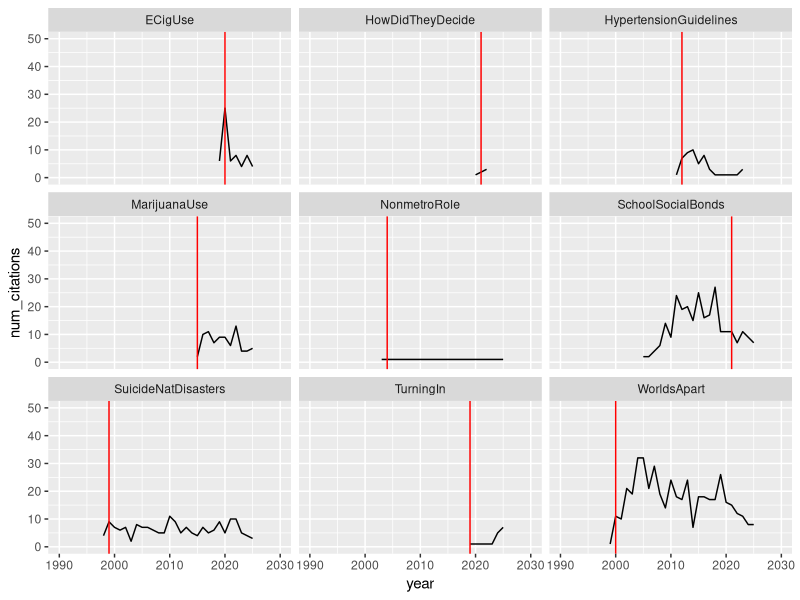

Reproduce this figure in R. (Note: this script raises an error after producing the figure.)
## ---- chunk 1
library(tidyverse)
library(parallel)
library(lubridate)

knitr::opts_chunk$set(echo = TRUE)
# setwd(...)

# load data
merged <- read_csv("merged.csv")
refs <- read_csv("citations/refs_merged.csv")
## ---- chunk 2
# add file id column to merged - TODO: move to dc/preprocessing file?
merged <- merged |> mutate(file.id = NA, .before = Title)

merged$file.id[which(merged$Title == 
  "Worlds Apart? The Reception of Genetically Modified Foods in Europe and the U.S."
  )] = "WorldsApart"
merged$file.id[which(merged$Title == 
  "Nonmetropolitan sex-role ideologies: A longitudinal study"
  )] = "NonmetroRole"
merged$file.id[which(merged$Title ==
  "School social bonds, school climate, and school misbehavior: A multilevel analysis"
  )] = "SchoolSocialBonds"
merged$file.id[which(merged$Title ==
  "Suicide after natural disasters"
  )] = "SuicideNatDisasters"

merged$file.id[which(merged$Title ==
  "Electronic cigarette use and myocardial infarction among adults in the US Population Assessment of Tobacco and Health"
  )] = "ECigUse"
merged$file.id[which(merged$Title ==
  "The verdict is in: How did they decide? Using drivers' self-reported data to understand officers' decision making during traffic stop encounters"
  )] = "HowDidTheyDecide"
merged$file.id[which(merged$Title ==
  "Chronic adolescent marijuana use as a risk factor for physical and mental health problems in young adult men"
  )] = "MarijuanaUse"
merged$file.id[which(merged$Title ==
  "Tuning in, not turning out: Evaluating the impact of ethnic television on political participation"
  )] = "TurningIn"
merged$file.id[which(merged$Title ==
  "Implications of new hypertension guidelines in the United States"
  )] = "HypertensionGuidelines"

# add retraction dates to refs
refs <- refs |> mutate(ret.date = NA, .after = year)

for (r in 1:nrow(refs)) {
  ix = which(refs$filepath[r] == merged$file.id)
  refs$ret.date[r] = merged$RetractionDate[ix]
}

# add retraction years to refs
refs <- refs |> mutate(ret.year = NA, .after = ret.date)

for (r in 1:nrow(refs)) {
  ix = which(refs$filepath[r] == merged$file.id)
  refs$ret.year[r] = merged$RetractionYear[ix]
}

# number of citations per paper
refs |> group_by(filepath) |> count()

# number of citations per paper by year
refsbyyear <- refs |> group_by(filepath, year, ret.year) |>
  summarise(num_citations = n())
(head(refsbyyear, 20))
## ---- chunk 3
# plot citations by year
refsbyyear |> 
  group_by(filepath) |>
  ggplot(aes(x = year, y = num_citations)) +
    geom_line() +
    geom_vline(aes(xintercept = ret.year), colour = "red") +
    xlim(1990, 2030) +
    ylim(0, 50) +
    facet_wrap(~filepath)

## ---- chunk 4
refsbyyear |> group_by(filepath, year <= ret.year) |>
  count()
## ---- chunk 5
# create flag
refs <- refs |> mutate(ref.same.year = (year == ret.year))

# number citing papers retracted during the publication year
refs |> group_by(ref.same.year) |> summarise(n())

# number with available publication date
refs |> group_by(ref.same.year, !is.na(pub.date)) |> summarise(n())
## ---- chunk 6
# setwd(...)

# refs |> filter(ref.same.year == TRUE) |>
#   select(title, authors.list, year, pub.date, doi) |>
#   write.csv(file = "refs_same_year.csv")

# manually pull and add dates to sheet, export to CSV

# Searched on WOS and Scopus. Could typically find data on WOS 
# directly, on Scopus, viewed article page on Publisher
# website or on Proquest/SagePub/EBSCOHost through UM library
## ---- chunk 7
# read edited file into new df
refs_manual <- read.csv("refs_same_year_final.csv")

refs <- refs |> mutate(across(c(pub.year, pub.month), as.numeric))
## ---- chunk 8
month.names <- c(
  'JAN' = 1,
  'FEB' = 2,
  'MAR' = 3,
  'APR' = 4,
  'MAY' = 5,
  'JUN' = 6,
  'JUL' = 7,
  'AUG' = 8,
  'SEP' = 9,
  'OCT' = 10,
  'NOV' = 11,
  'DEC' = 12
)

get.date <- function(datestr) {
  # split into vector of (MONTH, [DAY], YEAR)
  datevec = str_split(datestr, pattern = '\\s') |> unlist()
  
  # convert year, month to numeric
  # check for date, if yes, convert to numeric
  year = datevec[length(datevec)]
  month = month.names[datevec[1]] |> unname()
  day = ifelse(length(datevec) > 2, datevec[2], NA)
  
  return(c(year, month, day))
}

refs$pub.year = numeric(nrow(refs))
refs$pub.month = numeric(nrow(refs))
refs$pub.day = numeric(nrow(refs))

for (r in 1:nrow(refs)) {
  # if pub.date data is provided, use get.date function
  if (!is.na(refs$pub.date[r])) {
    datevec = get.date(refs$pub.date[r])
    refs$pub.year[r] = datevec[1]
    refs$pub.month[r] = datevec[2]
    refs$pub.day[r] = datevec[3]
  }
  # if pub.date is not provided, use manually pulled data if available
  else {
    # check if doi is available
    if (!is.na(refs$doi[r])) {
      ix = which(refs$doi[r] == refs_manual$doi)
    }
    # else compare titles, publication years for match
    else {
      ix = which((refs$title[r] == refs_manual$title) &
                   (refs$year[r] == refs_manual$year))
    }
    
    # check whether replacement exists
    if (length(ix) == 0) {
      # if not, insert NAs
      refs$pub.year[r] = NA
      refs$pub.month[r] = NA
      refs$pub.day[r] = NA
    }
    # if so, replace
    else {
      refs$pub.year[r] = refs_manual$pub.year.manual[ix]
      refs$pub.month[r] = refs_manual$pub.month.manual[ix]
      refs$pub.day[r] = refs_manual$pub.date.manual[ix]
    }
  }
}
## ---- chunk 9
# add retraction months to refs
refs <- refs |> mutate(
  ret.month = mdy_hm(ret.date) %>% month(),
  .after = ret.year
)

# add retraction date specifically to refs
refs <- refs |> mutate(
  ret.day = mdy_hm(ret.date) %>% mday(),
  .after = ret.month
)

refs <- refs |> mutate(
  ref.same.month = ((pub.year == ret.year) & (pub.month == ret.month))
)

# number citing papers retracted during the publication month
refs |> group_by(ref.same.month) |> summarise(n())
## ---- chunk 10
# construct pub.after.ret
refs <- refs |> mutate(pub.after.ret = NA)

for (r in 1:nrow(refs)) {
  if (refs$year[r] > refs$ret.year[r]) {
    refs$pub.after.ret[r] = TRUE
  }
  else if (refs$year[r] == refs$ret.year[r]) {
    if (any(is.na(c(refs$pub.month[r], refs$ret.month[r])))) {
      refs$pub.after.ret[r] = NA
    }
    else if (refs$pub.month[r] > refs$ret.month[r]) {
      refs$pub.after.ret[r] = TRUE
    }
    else {
      refs$pub.after.ret[r] = FALSE
    }
  }
  else {
    refs$pub.after.ret[r] = FALSE
  }
}

refs |> group_by(filepath, pub.after.ret) |> count()
